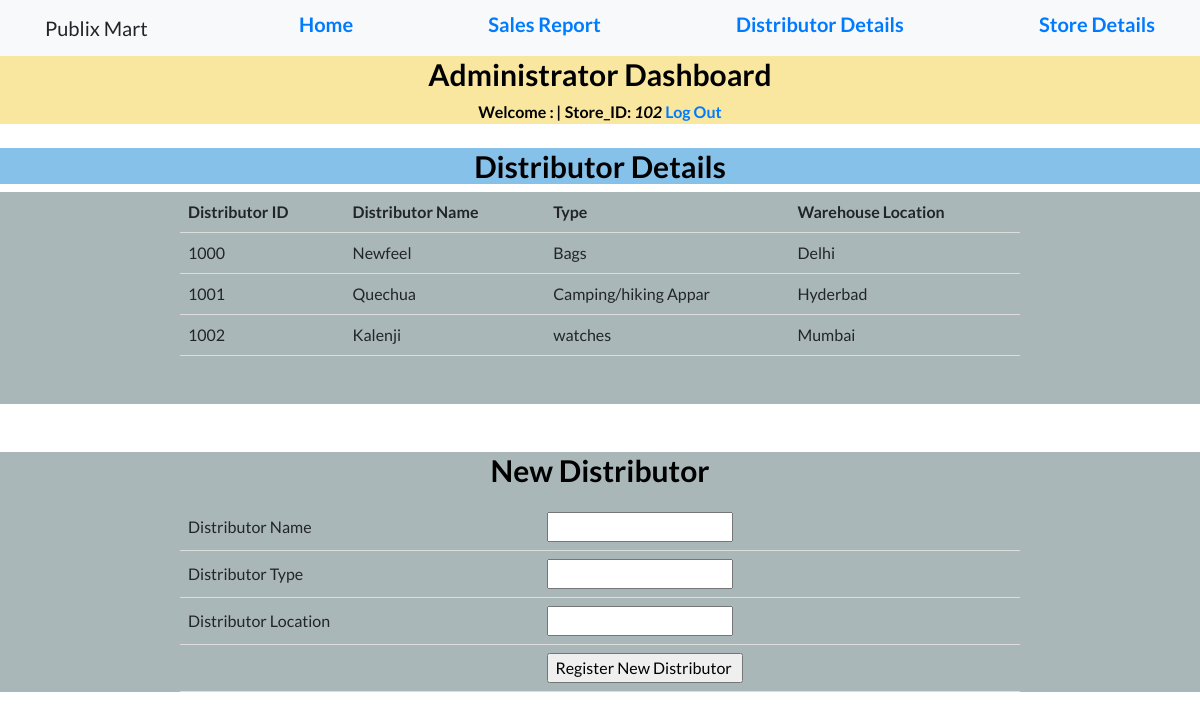
Page /admin/distd.php (signed in) on the committed database.
### tables this page shows
CREATE TABLE `dstbr` (
  `DID` int(11) NOT NULL,
  `DNAME` varchar(20) NOT NULL,
  `DPASS` varchar(20) NOT NULL DEFAULT 'admin',
  `DTYPE` varchar(20) NOT NULL,
  `DLOC` varchar(30) NOT NULL
);

### admin/session1.php (called while the page is built, shortened)
<?php
$user_check = $_SESSION['login_user'];
$CustID=$user_check;
?>

### admin/distd.php (the view, shortened to what this page needs)
<?php
include('session1.php');
?>
<!DOCTYPE html>
<html lang="en">
  <head>
    <link href="vendor/bootstrap/css/bootstrap.min.css" rel="stylesheet">
    <link href="vendor/fontawesome-free/css/all.min.css" rel="stylesheet">
    <link href="vendor/simple-line-icons/css/simple-line-icons.css" rel="stylesheet" type="text/css">
    <link href="css/landing-page.min.css" rel="stylesheet">
  </head>
  <body>
    <nav class="navbar navbar-light bg-light static-top">
      <div class="container">
        <a class="navbar-brand">Publix Mart</a>
        <a href="dhome.php"><h5>Home</h5></a>
        <a href="sales.php"><h5>Sales Report</h5></a>
        <a href="distd.php"><h5>Distributor Details</h5></a>
        <a href="stored.php"><h5>Store Details</h5></a>
      </div>
    </nav>
    <center><div style="background-color:#F9E79F">
      <center><h2 style="font-size:30px;color:Black">Administrator Dashboard</h2></center>
  <b id="welcome" style="color:Black">Welcome : <i style="color:Black"><?php echo $login_session;?> | </i></b>
  <b id="welcome" style="color:Black">Store_ID: <i style="color:Black"><?php echo $CustID; ?></i></b>
  <b id="logout"><a href="logout1.php">Log Out</a></b>
 </div></center>
 <br>
 <center><div style="background-color:#85C1E9">
      <center><h2 style="font-size:30px;color:Black">Distributor Details</h2></center>
 </div></center>
  </body>
<div style="background-color:#AAB7B8">
     <center>
<div style="background-color:#AAB7B8">
     <center>
      <table>
        <tr>
          <th>Distributor ID</th>
          <th>Distributor Name</th>
          <th>Type</th>
          <th>Warehouse Location</th>
        </tr>
        <?php
      $order59 ="SELECT * FROM dstbr order by DID";
      $food9 = mysqli_query($conn, $order59);
      while($oss55 = mysqli_fetch_assoc($food9))
      {echo '<tr><td>'. $oss55["DID"]."</td><td>". $oss55["DNAME"] . "</td><td>". $oss55["DTYPE"]. "</td><td>".$oss55["DLOC"]."</td></tr>";
      }
?>
      </table>
      <br><br>
     </center>
</div>
</div></center>
<br><br>
<div style="background-color:#AAB7B8">
     <center>
      <center><h2 style="font-size:30px;color:Black"> New Distributor</h2>
        <p>
        <div class="signup">
           <center>
              <form action="custcmp.php" method="POST">
  <table>
   <tr>
    <td>Distributor Name</td>
    <td><input type="text" name="username" required></td>
   </tr>
   <tr>
     <tr>
    <td>Distributor Type</td>
    <td><input type="text" name="age" required></td>
   </tr>
    <td>Distributor Location</td>
    <td><input type="text" name="gender" required></td>
   </tr>
   <tr><td></td>
    <td><input type="submit" value="Register New Distributor "></td>
   </tr>
   </center>
</center>
</div></p>
</html>

### admin/distd.php (style rules this page uses)
table { border-collapse: collapse; width: 70%; }
th, td { padding: 8px; text-align: left; border-bottom: 1px solid #ddd; }

### rows in the picture
dstbr: DID "1000", DNAME "Newfeel", DTYPE "Bags", DLOC "Delhi"
dstbr: DID "1001", DNAME "Quechua", DTYPE "Camping/hiking Appar", DLOC "Hyderbad"
dstbr: DID "1002", DNAME "Kalenji", DTYPE "watches", DLOC "Mumbai"

### other values in the picture
$CustID "102"
